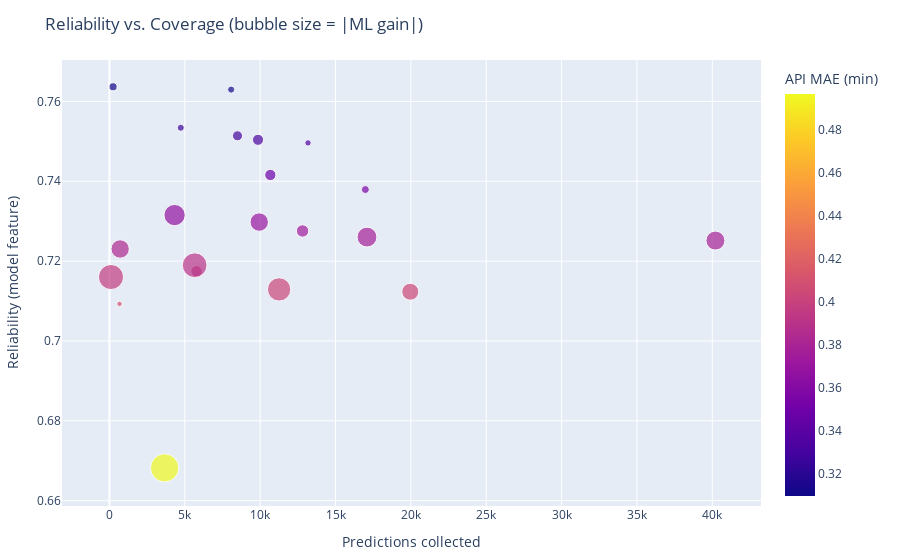

The cell this chart's notebook holds for it:
### Markdown cell above
## Route Reliability vs Volume

### Code cell
route_agg = features.groupby('rt').agg(
    volume=('rt', 'size'),
    mae=('api_prediction_error', lambda s: np.abs(s).mean()),
    ml_gain=('predicted_vs_avg', 'mean'),
    route_reliability=('route_reliability', 'mean'),
).reset_index().rename(columns={'rt': 'route'})

route_agg['route_label'] = route_agg['route'].astype(str)
route_agg['ml_gain_abs'] = route_agg['ml_gain'].abs() + 0.01  # ensure positive bubble size

fig = px.scatter(
    route_agg,
    x='volume',
    y='route_reliability',
    size='ml_gain_abs',
    color='mae',
    hover_data={'route_label': True, 'mae': ':.2f', 'ml_gain': ':.2f'},
    labels={'volume': 'Predictions collected', 'route_reliability': 'Reliability (model feature)', 'mae': 'API MAE (min)'},
    title='Reliability vs. Coverage (bubble size = |ML gain|)'
)
fig.update_layout(margin=dict(l=40, r=40, t=60, b=40))
fig.show()

### Figure 1 — Plotly figure (JSON) as saved in the notebook; plotly's stock layout.template omitted (floating-point values rounded to 4 significant figures)
{"data": [{"customdata": [["28", 0.3703, -0.1743], ["38", 0.3745, -0.07392], ["60", 0.383, -0.1741], ["61", 0.3095, 0.0254], ["63", 0.4099, 0.006025], ["64", 0.3966, 0.3335], ["80", 0.3107, 0.01722], ["84", 0.4966, -0.4254], ["A", 0.4039, -0.1481], ["B", 0.3327, 0.05751], ["C", 0.379, -0.1865], ["D", 0.367, -0.2359], ["E", 0.3309, -0.04509], ["F", 0.3485, -0.05894], ["G", 0.4027, -0.2866], ["H", 0.3551, 0.0247], ["J", 0.334, -0.01221], ["L", 0.3938, -0.06], ["O", 0.3909, 0.3218], ["P", 0.3774, -0.2057], ["S", 0.3273, -0.01725]], "hovertemplate": "Predictions collected=%{x}<br>Reliability (model feature)=%{y}<br>ml_gain_abs=%{marker.size}<br>route_label=%{customdata[0]}<br>API MAE (min)=%{marker.color:.2f}<br>ml_gain=%{customdata[2]:.2f}<extra></extra>", "legendgroup": "", "marker": {"color": [0.3703, 0.3745, 0.383, 0.3095, 0.4099, 0.3966, 0.3107, 0.4966, 0.4039, 0.3327, 0.379, 0.367, 0.3309, 0.3485, 0.4027, 0.3551, 0.334, 0.3938, 0.3909, 0.3774, 0.3273], "coloraxis": "coloraxis", "size": [0.1843, 0.08392, 0.1841, 0.0354, 0.01603, 0.3435, 0.02722, 0.4354, 0.1581, 0.06751, 0.1965, 0.2459, 0.05509, 0.06894, 0.2966, 0.0347, 0.02221, 0.07, 0.3318, 0.2157, 0.02725], "sizemode": "area", "sizeref": 0.001088, "symbol": "circle"}, "mode": "markers", "name": "", "orientation": "v", "showlegend": false, "type": "scatter", "x": [9937, 12813, 709, 240, 667, 102, 8074, 3661, 19960, 9857, 40207, 4322, 8495, 10675, 11257, 16980, 13173, 5779, 5652, 17087, 4733], "xaxis": "x", "y": [0.7298, 0.7275, 0.723, 0.7637, 0.7093, 0.716, 0.763, 0.6682, 0.7123, 0.7504, 0.7251, 0.7315, 0.7514, 0.7416, 0.7129, 0.7379, 0.7496, 0.7175, 0.719, 0.726, 0.7534], "yaxis": "y"}], "layout": {"coloraxis": {"colorbar": {"title": {"text": "API MAE (min)"}}, "colorscale": [[0, "#0d0887"], [0.1111, "#46039f"], [0.2222, "#7201a8"], [0.3333, "#9c179e"], [0.4444, "#bd3786"], [0.5556, "#d8576b"], [0.6667, "#ed7953"], [0.7778, "#fb9f3a"], [0.8889, "#fdca26"], [1, "#f0f921"]]}, "legend": {"itemsizing": "constant", "tracegroupgap": 0}, "margin": {"b": 40, "l": 40, "r": 40, "t": 60}, "title": {"text": "Reliability vs. Coverage (bubble size = |ML gain|)"}, "xaxis": {"anchor": "y", "domain": [0, 1], "title": {"text": "Predictions collected"}}, "yaxis": {"anchor": "x", "domain": [0, 1], "title": {"text": "Reliability (model feature)"}}}}
